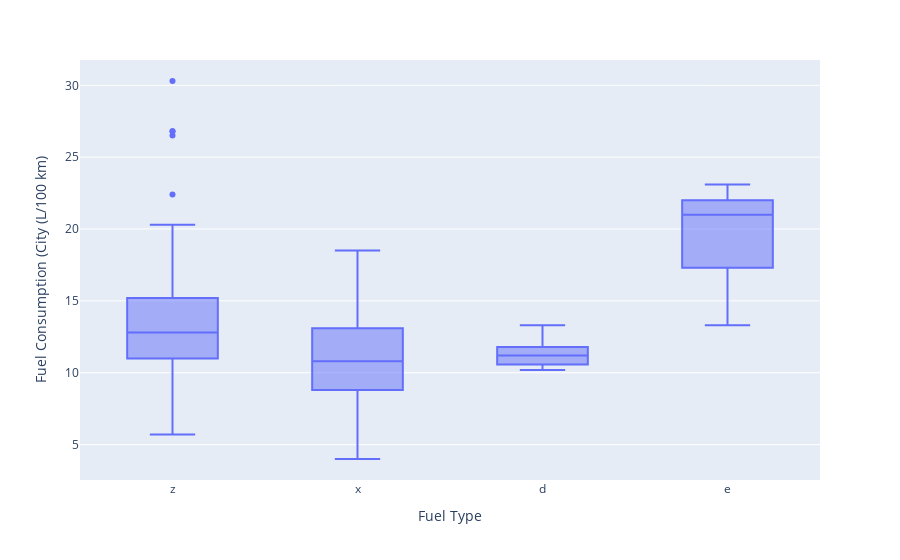

The notebook cell this image was saved under:
### Code cell
px.box(data, x="Fuel Type", y="Fuel Consumption (City (L/100 km)")

### Figure 1 — Plotly figure (JSON) as saved in the notebook; plotly's stock layout.template omitted (floating-point values rounded to 4 significant figures; data arrays with more than 128 entries replaced by an {"elided": "..."} marker saying what was removed)
{"data": [{"alignmentgroup": "True", "hovertemplate": "Fuel Type=%{x}<br>Fuel Consumption (City (L/100 km)=%{y}<extra></extra>", "legendgroup": "", "marker": {"color": "#636efa"}, "name": "", "notched": false, "offsetgroup": "", "orientation": "v", "showlegend": false, "type": "box", "x": {"elided": "843 str values"}, "x0": " ", "xaxis": "x", "y": {"elided": "843 float values"}, "y0": " ", "yaxis": "y"}], "layout": {"boxmode": "group", "legend": {"tracegroupgap": 0}, "margin": {"t": 60}, "xaxis": {"anchor": "y", "domain": [0, 1], "title": {"text": "Fuel Type"}}, "yaxis": {"anchor": "x", "domain": [0, 1], "title": {"text": "Fuel Consumption (City (L/100 km)"}}}}
